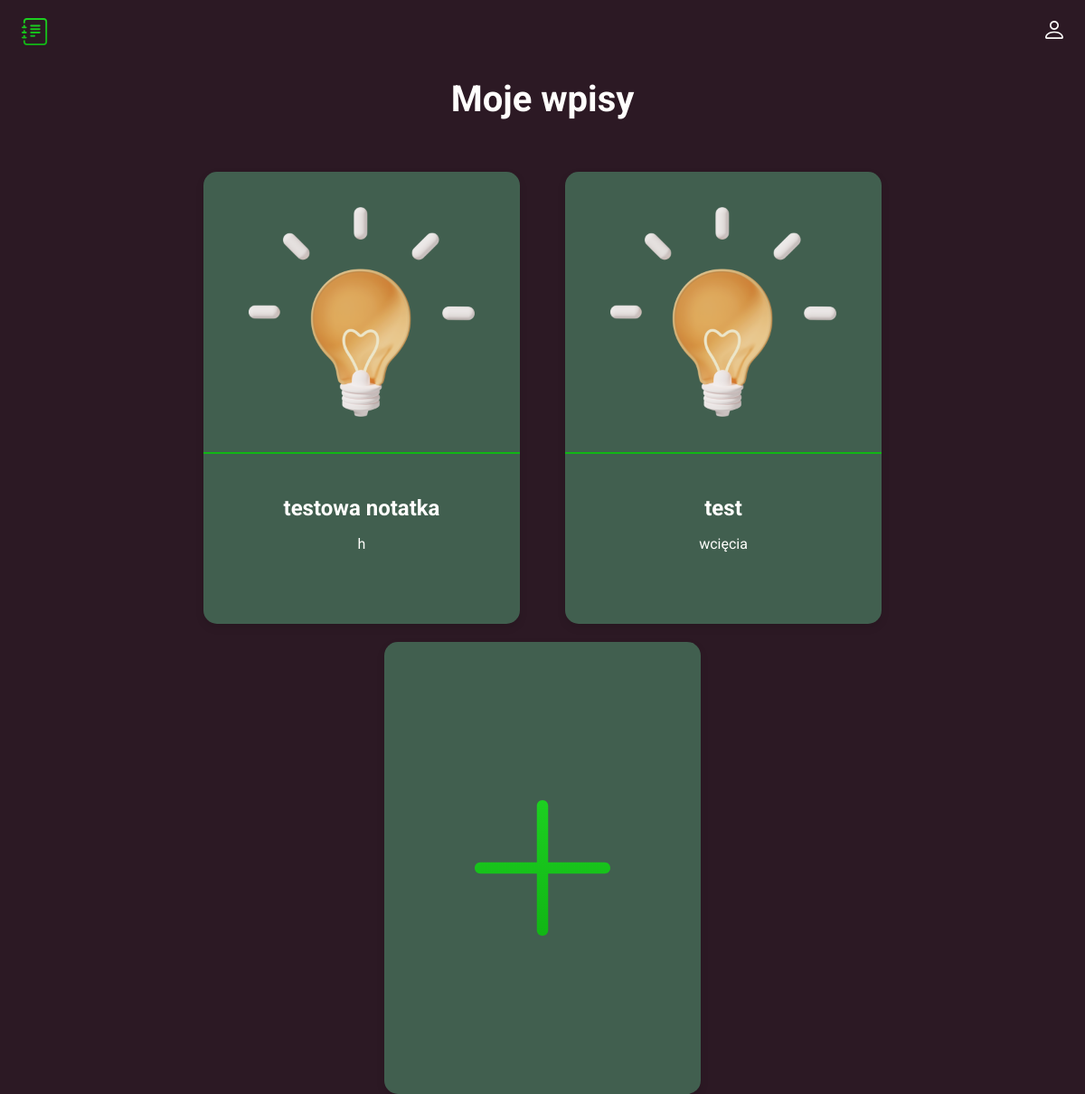
/index, run on the app's committed database.
### main.py (models this page shows, shortened)
class Card(db.Model):
    id = db.Column(db.Integer, primary_key=True)
    title = db.Column(db.String(100), nullable=False)
    subtitle = db.Column(db.String(300), nullable=False)
    text = db.Column(db.Text, nullable=False)

### main.py (the view)
@app.route('/index')
def index():
    cards = Card.query.order_by(Card.id).all()
    return render_template('index.html', cards=cards)

### templates/index.html (shortened to what this page needs)
<!doctype html>
<html lang="en">
<head>
  <link rel="stylesheet" href="../static/css/style.css">
</head>
<body>
  <header class="header">
    <img src="../static/img/logo.svg" alt="logo" width="30" height="30">
    <ul class="main-list">
        <li class="list__item">
            <img src="../static/img/login.svg" alt="login" width="20" height="20">
        </li>
    </ul>
  </header>
  <main>
    {% block content %}
    <h1 class="main__title">Moje wpisy</h1>
    <ul class="cards-list">
      {% for el in cards%}
      <li class="card">
        <a class="card__link" href="/card/{{el.id}}">
          <img class="card__img" src="../static/img/post_icon.png" width="250" height="250" alt="post_icon">
          <div class="card__text">
            <h2 class="card__title">{{el.title}}</h2>
            <p class="card__subtitle">{{el.subtitle}}</p>
          </div>
        </a>
      </li>
      {% endfor %}
      <li class="card card--creat">
          <a class="creat__link" href="{{url_for('create')}}"></a>
      </li>
    </ul>
    {% endblock %}
  </main>
</body>
</html>

### static/css/style.css (style rules this page uses)
body { margin: 0; padding: 0; font-family: 'Roboto', sans-serif; font-size: 16px; line-height: 20px; background-color: #2C1924; color: #FFFEFC; }
h1, h2, p { margin: 0; }
img { object-fit: contain; }
a { text-decoration: none; color: inherit; transition: 0.2s; }
ul { list-style: none; margin: 0; padding: 0; }
.header { display: flex; justify-content: space-between; align-items: center; padding: 20px 2%; margin-bottom: 30px; }
.main-list { display: flex; align-items: center; gap: 20px; }
.main__title { font-size: 40px; text-align: center; margin-bottom: 70px; }
.cards-list { display: flex; padding: 0 5%; flex-wrap: wrap; flex-direction: row; gap: 20px; column-gap: 50px; justify-content: center; }
.card { width: 350px; height: 500px; transition: 0.2s; background: #415F4F; border-radius: 15px; box-shadow: 0px 4px 10px rgba(0, 0, 0, 0.1); }
.card__link { display: flex; flex-direction: column; align-items: center; width: inherit; height: inherit; }
.card__text { border-top: 2px solid #11B615; width: inherit; display: flex; padding: 50px 0 20px; flex-direction: column; gap: 20px; align-items: center; }
.card__title { padding: 0 20px; text-align: center; }
.card__subtitle { padding: 0 20px; text-align: center; }
.card__img { padding: 30px; }
.creat__link { display: block; width: inherit; height: inherit; background: url(../img/plus.svg) no-repeat; background-size: 200px 200px; background-position: center; }

### data on the page
Card: title "testowa notatka", subtitle "h"
Card: title "test", subtitle "wcięcia"
